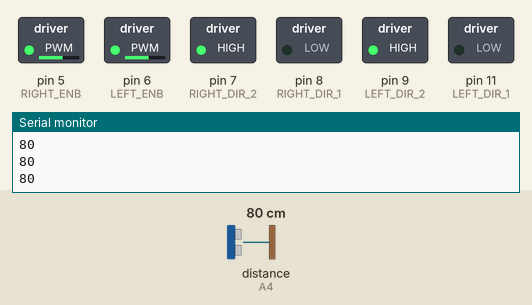
Bench run of a sketch on a simulated Arduino Uno, built with avr-gcc and run on an emulated ATmega328P. Shown: switched loads named in the sketch (green lamp = pin HIGH), the last lines printed to the serial monitor. Inputs (shaded band) come from the test bench; at power-on: distance to the obstacle (sensor on A4) 80 cm. The echo pulse lasts 58.3 µs per cm.

Above: at 1.2 s.
1.3 s: distance to the obstacle (sensor on A4) set to 64 cm
2.8 s: distance to the obstacle (sensor on A4) set to 56 cm
At 3.5 s:
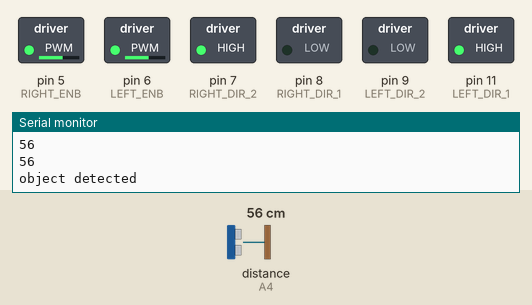
5.8 s: distance to the obstacle (sensor on A4) set to 120 cm
At 8.5 s:
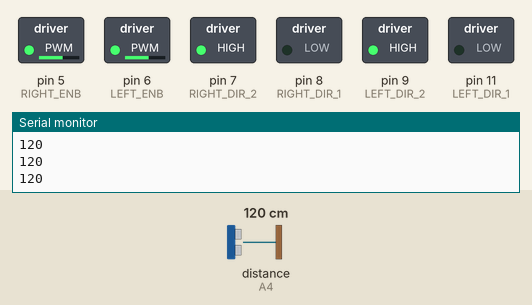
8.8 s: distance to the obstacle (sensor on A4) set to 2 cm
At 12.2 s:
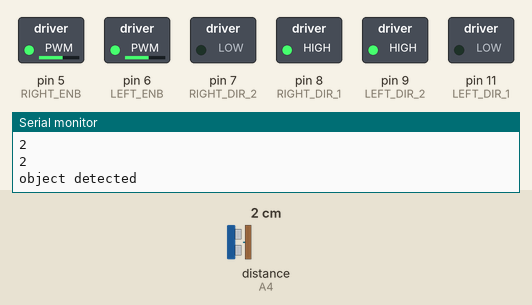
Timing chart, 0 to 12.8 s (numbered marks = the images above; inputs shaded):
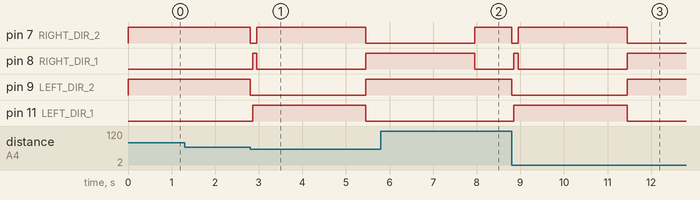

Measured:
- the behaviour switches between 61 and 60 cm on distance to the obstacle (sensor on A4) (found by bisection; images 0 and 1)
- after the input at 2.8 s, pin 7 (RIGHT_DIR_2): HIGH → LOW at once, → HIGH 0.15 s later, → LOW 2.5 s later; pin 8 (RIGHT_DIR_1): LOW → HIGH after 0.06 s, → LOW 0.10 s later, → HIGH 2.5 s later; pin 9 (LEFT_DIR_2): HIGH → LOW at once, → HIGH 2.7 s later; pin 11 (LEFT_DIR_1): LOW → HIGH after 0.06 s, → LOW 2.6 s later
- after the input at 5.8 s, pin 8 (RIGHT_DIR_1): goes on until 8.0 s, then stays LOW; pin 9 (LEFT_DIR_2): stays HIGH (without the input it goes to LOW after 2.2 s); pin 11 (LEFT_DIR_1): stays LOW (without the input it goes to HIGH after 2.2 s)
- after the input at 8.8 s, pin 7 (RIGHT_DIR_2): HIGH → LOW at once, → HIGH 0.15 s later, → LOW 2.5 s later; pin 8 (RIGHT_DIR_1): LOW → HIGH after 0.05 s, → LOW 0.10 s later, → HIGH 2.5 s later; pin 9 (LEFT_DIR_2): HIGH → LOW at once, → HIGH 2.7 s later; pin 11 (LEFT_DIR_1): LOW → HIGH after 0.05 s, → LOW 2.6 s later

The sketch:

Sumo_Robot.ino
```cpp
/*
 * code to push cans of beans around
 *
 */

#include <Ultrasonic.h>

//Standard capitals because it is constant
#define RIGHT_DIR_1 8
#define RIGHT_DIR_2 7
#define RIGHT_ENB 5
#define LEFT_DIR_1 11
#define LEFT_DIR_2 9
#define LEFT_ENB 6

#define US_FRONT_TRIG A5
#define US_FRONT_ECHO A4

#define US_LEFT_TRIG A3
#define US_LEFT_ECHO A2

#define DISTANCE_THRESHOLD 60 //cm

Ultrasonic frontSensor(US_FRONT_TRIG, US_FRONT_ECHO, 10000UL);
Ultrasonic leftSensor(US_LEFT_TRIG, US_LEFT_ECHO, 10000UL);

int lspeed = 150;
int rspeed = 150;

bool loop_flag = false;

void setup() {
  // put your setup code here, to run once:
  Serial.begin(9600);

  //set up pins as inputs and outputs
  pinMode(RIGHT_DIR_1, OUTPUT);
  pinMode(RIGHT_DIR_2, OUTPUT);
  pinMode(RIGHT_ENB, OUTPUT);
  pinMode(LEFT_DIR_1, OUTPUT);
  pinMode(LEFT_DIR_2, OUTPUT);
  pinMode(LEFT_ENB, OUTPUT);


  //Speed
  analogWrite(RIGHT_ENB, rspeed);
  analogWrite(LEFT_ENB, lspeed);

  // spin!
  move_robot(0, 2);
}

void loop() {

  loop_flag = true;

  // read ultrasonic


  for (int i = 0; i < 2; i++)
  {
    int distance = frontSensor.read();
    Serial.println(distance);

    if (distance > DISTANCE_THRESHOLD)
    {
      loop_flag = false;
      move_robot(0, 2);


      break;
    }
    else
    {
      move_robot(0, 4);
    }

    delay(25);
  }

  // if distance < 60
  if (loop_flag)
  {
    Serial.println("object detected");

    //move robot anticlockwise a bit
    move_robot(100, 3);

    // drive forward (record no. rotations)
    move_robot(2500, 1);

    // if robot is at line

    // drive backwards (for same no. rotations)
    move_robot(2500, 0);

    // spin
    move_robot(0, 2);

  }
  else move_robot(0, 2);


}


void set_speed(int left, int right=-1)
{
  if (right == -1) right = left;

  analogWrite(RIGHT_ENB, right);
  analogWrite(LEFT_ENB, left);
}

//function to move robot
void move_robot(int t, int dir)
{
  switch(dir)
  {
    case 0: //forward
      //r -> clockwise
      digitalWrite(RIGHT_DIR_1, HIGH);
      digitalWrite(RIGHT_DIR_2, LOW);
      //l -> anticlockwise
      digitalWrite(LEFT_DIR_1, LOW);
      digitalWrite(LEFT_DIR_2, HIGH);
      delay(t);
      break;

   case 1: //backwards
      digitalWrite(RIGHT_DIR_1, LOW);
      digitalWrite(RIGHT_DIR_2, HIGH);
      digitalWrite(LEFT_DIR_1, HIGH);
      digitalWrite(LEFT_DIR_2, LOW);
      delay(t);
      break;

    case 2: //clockwise
      digitalWrite(RIGHT_DIR_1, LOW);
      digitalWrite(RIGHT_DIR_2, HIGH);
      digitalWrite(LEFT_DIR_1, LOW);
      digitalWrite(LEFT_DIR_2, HIGH);
      delay(t);
      break;

    case 3: //anticlockwise
      digitalWrite(RIGHT_DIR_1, HIGH);
      digitalWrite(RIGHT_DIR_2, LOW);
      digitalWrite(LEFT_DIR_1, HIGH);
      digitalWrite(LEFT_DIR_2, LOW);
      delay(t);
      break;

    default:
    case 4: //stop
      digitalWrite(RIGHT_DIR_1, LOW);
      digitalWrite(RIGHT_DIR_2, LOW);
      digitalWrite(LEFT_DIR_1, LOW);
      digitalWrite(LEFT_DIR_2, LOW);
      break;
  }
}
```
